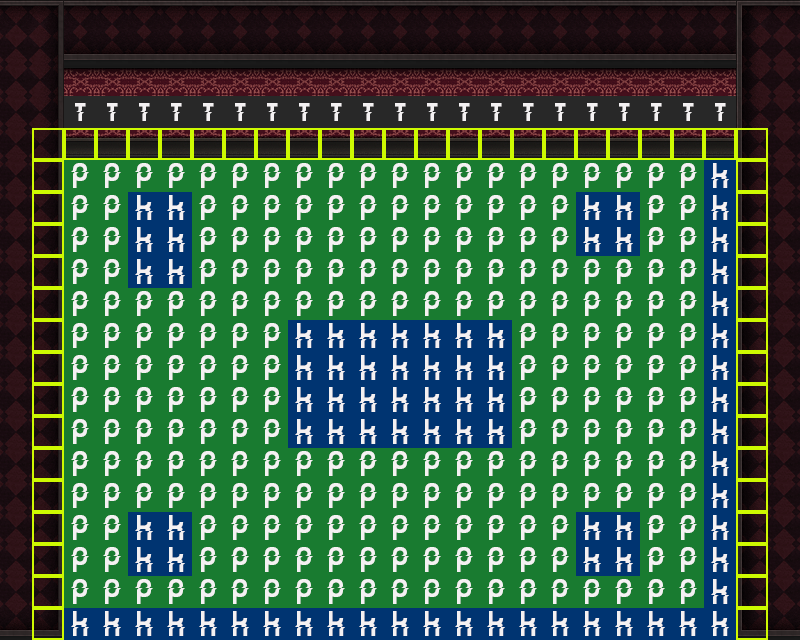

A level layout from a 2D game, rendered from its tile map. Below: a short description, then the map file with its tile-grid data intact:
An orthogonal 25x20 tile map with 32x32 px tiles, 2 tile layers (Tile Layer 1, Tile Layer 2), 3 tilesets.

<map version="1.2" tiledversion="1.2.5" orientation="orthogonal" renderorder="right-down" width="25" height="20" tilewidth="32" tileheight="32" infinite="0" nextlayerid="3" nextobjectid="1">
 <tileset firstgid="1" name="level4" tilewidth="32" tileheight="32" tilecount="100" columns="10">
  <image source="../Images/level4.png" width="320" height="320" />
 </tileset>
 <tileset firstgid="101" source="level1.tsx" />
 <tileset firstgid="201" source="ColTex3.tsx" />
 <layer id="1" name="Tile Layer 1" width="25" height="20">
  <data encoding="csv">
112,113,112,112,112,112,112,112,112,112,112,112,112,112,112,112,112,112,112,112,112,112,112,111,112,
122,123,132,132,132,132,132,132,132,132,132,132,132,132,132,132,132,132,132,132,132,132,132,121,122,
122,123,142,142,142,142,142,142,142,142,142,142,142,142,142,142,142,142,142,142,142,142,142,121,122,
122,123,152,152,152,152,152,152,152,152,152,152,152,152,152,152,152,152,152,152,152,152,152,121,122,
122,123,162,162,162,162,162,162,162,162,162,162,162,162,162,162,162,162,162,162,162,162,162,121,122,
122,123,171,172,173,172,172,171,172,173,171,172,172,171,172,173,171,172,172,172,171,172,173,121,122,
122,123,181,182,183,182,182,181,182,183,181,182,182,181,182,183,181,182,182,182,181,182,183,121,122,
122,123,191,192,193,192,192,191,192,193,191,192,192,191,192,193,191,192,192,192,191,192,193,121,122,
122,123,171,172,171,172,173,172,172,173,171,172,173,171,172,173,171,172,171,172,173,172,173,121,122,
122,123,181,182,181,182,183,182,182,183,181,182,183,181,182,183,181,182,181,182,183,182,183,121,122,
122,123,191,192,191,192,193,192,192,193,191,192,193,191,192,193,191,192,191,192,193,192,193,121,122,
122,123,171,172,172,172,172,171,172,173,171,172,172,172,172,173,171,172,173,172,172,172,173,121,122,
122,123,181,182,182,182,182,181,182,183,181,182,182,182,182,183,181,182,183,182,182,182,183,121,122,
122,123,191,192,192,192,192,191,192,193,191,192,192,192,192,193,191,192,193,192,192,192,193,121,122,
122,123,171,172,172,171,172,173,172,172,171,172,173,171,172,173,172,172,171,172,173,172,173,121,122,
122,123,181,182,182,181,182,183,182,182,181,182,183,181,182,183,182,182,181,182,183,182,183,121,122,
122,123,191,192,192,191,192,193,192,192,191,192,193,191,192,193,192,192,191,192,193,192,193,121,122,
122,123,171,172,173,172,172,172,172,172,171,172,173,171,172,173,172,172,172,172,171,172,173,121,122,
122,123,181,182,183,182,182,182,182,182,181,182,183,181,182,183,182,182,182,182,181,182,183,121,122,
132,133,191,192,193,192,192,192,192,192,191,192,193,191,192,193,192,192,192,192,191,192,193,131,132
</data>
 </layer>
 <layer id="2" name="Tile Layer 2" width="25" height="20">
  <data encoding="csv">
201,201,201,201,201,201,201,201,201,201,201,201,201,201,201,201,201,201,201,201,201,201,201,201,201,
201,201,201,201,201,201,201,201,201,201,201,201,201,201,201,201,201,201,201,201,201,201,201,201,201,
201,201,201,201,201,201,201,201,201,201,201,201,201,201,201,201,201,201,201,201,201,201,201,201,201,
201,201,203,203,203,203,203,203,203,203,203,203,203,203,203,203,203,203,203,203,203,203,203,201,201,
201,202,202,202,202,202,202,202,202,202,202,202,202,202,202,202,202,202,202,202,202,202,202,202,201,
201,202,204,204,204,204,204,204,204,204,204,204,204,204,204,204,204,204,204,204,204,204,205,202,201,
201,202,204,204,205,205,204,204,204,204,204,204,204,204,204,204,204,204,205,205,204,204,205,202,201,
201,202,204,204,205,205,204,204,204,204,204,204,204,204,204,204,204,204,205,205,204,204,205,202,201,
201,202,204,204,205,205,204,204,204,204,204,204,204,204,204,204,204,204,204,204,204,204,205,202,201,
201,202,204,204,204,204,204,204,204,204,204,204,204,204,204,204,204,204,204,204,204,204,205,202,201,
201,202,204,204,204,204,204,204,204,205,205,205,205,205,205,205,204,204,204,204,204,204,205,202,201,
201,202,204,204,204,204,204,204,204,205,205,205,205,205,205,205,204,204,204,204,204,204,205,202,201,
201,202,204,204,204,204,204,204,204,205,205,205,205,205,205,205,204,204,204,204,204,204,205,202,201,
201,202,204,204,204,204,204,204,204,205,205,205,205,205,205,205,204,204,204,204,204,204,205,202,201,
201,202,204,204,204,204,204,204,204,204,204,204,204,204,204,204,204,204,204,204,204,204,205,202,201,
201,202,204,204,204,204,204,204,204,204,204,204,204,204,204,204,204,204,204,204,204,204,205,202,201,
201,202,204,204,205,205,204,204,204,204,204,204,204,204,204,204,204,204,205,205,204,204,205,202,201,
201,202,204,204,205,205,204,204,204,204,204,204,204,204,204,204,204,204,205,205,204,204,205,202,201,
201,202,204,204,204,204,204,204,204,204,204,204,204,204,204,204,204,204,204,204,204,204,205,202,201,
201,202,205,205,205,205,205,205,205,205,205,205,205,205,205,205,205,205,205,205,205,205,205,202,201
</data>
 </layer>
</map>